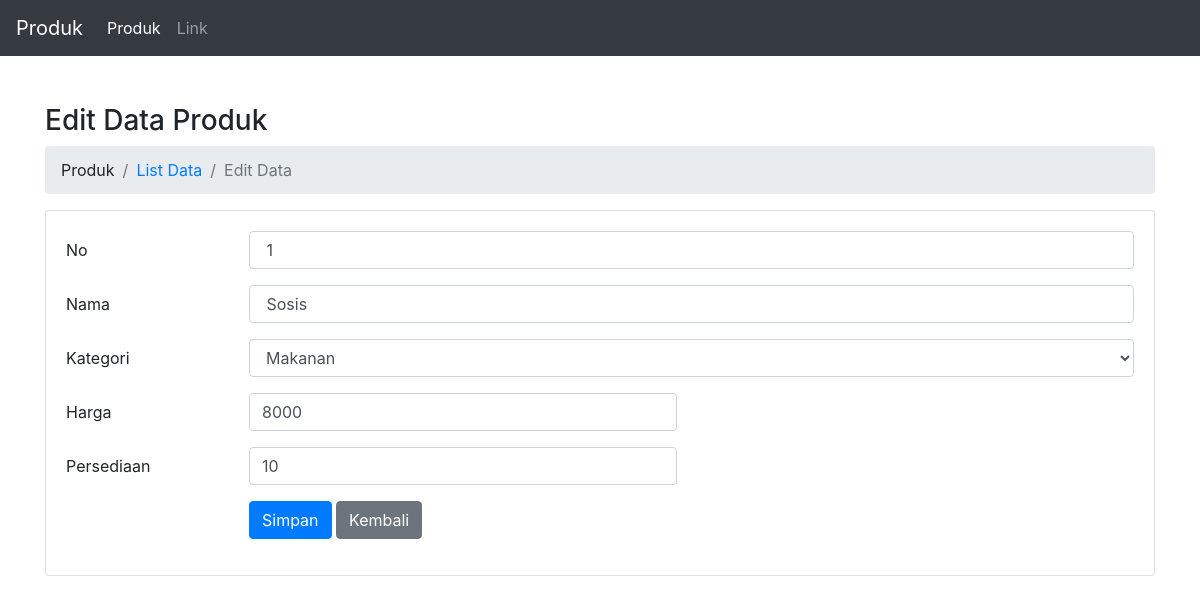
The app's page /produk/edit/1 with its own data.
### tables this page shows
CREATE TABLE `produk` (
  `no` int(11) NOT NULL,
  `nama` varchar(50) NOT NULL,
  `kategori` varchar(50) NOT NULL,
  `harga` int(50) NOT NULL,
  `persediaan` int(10) NOT NULL
);

### application/controllers/Produk.php (called while the page is built, shortened)
<?php
class Produk extends CI_Controller
{
    public function __construct()
    {
        $this->load->model("Produk_model");
    }
    public function edit($no = null)
    {
        $produk = $this->Produk_model;
        $data["title"] = "Edit Data Produk";
        $data["data_produk"] = $produk->getById($no);
        $this->load->view('templates/header', $data);
        $this->load->view('templates/menu');
        $this->load->view('produk/edit', $data);
        $this->load->view('templates/footer');
    }
}

### index.php (called while the page is built, shortened)
<?php
require_once BASEPATH.'core/CodeIgniter.php';

### application/models/Produk_model.php (called while the page is built, shortened)
<?php
class Produk_model extends CI_Model
{
    private $table = 'produk';
    public function getById($no)
    {
        return $this->db->get_where($this->table, ["no" => $no])->row();
    }
}

### application/views/produk/edit.php (the view, shortened to what this page needs)
<div class="container pt-5">
    <h3><?= $title ?></h3>
    <nav aria-label="breadcrumb">
        <ol class="breadcrumb ">
            <li class="breadcrumb-item"><a>Produk</a></li>
            <li class="breadcrumb-item "><a href="<?= base_url('produk'); ?>">List Data</a></li>
            <li class="breadcrumb-item active" aria-current="page">Edit Data</li>
        </ol>
    </nav>
    <div class="row">
        <div class="col-md-12">
            <div class="card">
                <div class="card-body">
                    <?php
                    $attributes = array('no' => 'FrmEditProduk', 'method' => "post", "autocomplete" => "off");
                    echo form_open('', $attributes);
                    ?>
                    <div class="form-group row">
                        <label for="no" class="col-sm-2 col-form-label">No</label>
                        <div class="col-sm-10">
                            <input type="text" class="form-control" id="no" name="no" value=" <?= $data_produk->no; ?>">
                        </div>
                    </div>
                    <div class="form-group row">
                        <label for="nama" class="col-sm-2 col-form-label">Nama</label>
                        <div class="col-sm-10">
                            <input type="text" class="form-control" id="nama" name="nama" value=" <?= $data_produk->nama; ?>">
                        </div>
                    </div>
                    <div class="form-group row">
                        <label for="kategori" class="col-sm-2 col-form-label">Kategori</label>
                        <div class="col-sm-10">
                            <select class="form-control" id="kategori" name="kategori">
                                <option value="Makanan" <?php if ($data_produk->kategori == "Makanan") : echo "selected";
                                                        endif; ?>>Makanan</option>
                            </select>
                        </div>
                    </div>
                    <div class="form-group row">
                        <label for="harga" class="col-sm-2 col-form-label">Harga</label>
                        <div class="col-sm-5">
                            <input type="text" class="form-control" id="harga" name="harga" value="<?= $data_produk->harga; ?>">
                        </div>
                    </div>
                    <div class="form-group row">
                        <label for="persediaan" class="col-sm-2 col-form-label">Persediaan</label>
                        <div class="col-sm-5">
                            <input type="text" class="form-control" id="persediaan" name="persediaan" value="<?= $data_produk->persediaan; ?>">
                        </div>
                    </div>
                    <div class="form-group row">
                        <div class="col-sm-10 offset-md-2">
                            <button type="submit" class="btn btn-primary">Simpan</button>
                            <a class="btn btn-secondary" href="javascript:history.back()">Kembali</a>
                        </div>
                    </div>
                    </form>
                </div>
            </div>
        </div>
    </div>
</div>

### records on screen
produk: no "1", nama "Sosis", kategori "Makanan", harga "8000", persediaan "10"

### other values on screen
$title "Edit Data Produk"
